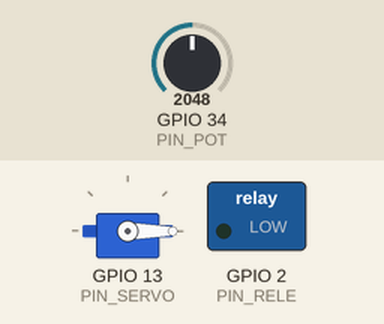
A sketch run on a simulated ESP32. Shown: servo, switched loads named in the sketch (green lamp = pin HIGH). The inputs (shaded band) are chosen by the test bench; at power-on: GPIO 34 (PIN_POT) = 2048. WiFi joins after 1.5 s; servers stay silent unless stated; network time is answered at once with the bench clock; the local clock reads 2024-03-15 10:24:30 at power-on unless the sketch sets it; no MQTT or app messages arrive unless stated; what the sketch prints to the serial monitor is not drawn.

Above: at 2.7 s.
2.8 s: GPIO 34 (PIN_POT) set to 1063
5.8 s: GPIO 34 (PIN_POT) set to 968
At 7.1 s:
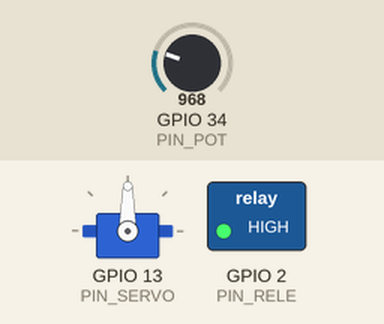
8.8 s: GPIO 34 (PIN_POT) set to 1228
At 11.1 s:
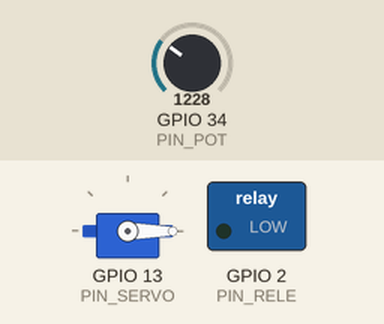
12.3 s: GPIO 34 (PIN_POT) set to 491
At 14.4 s:
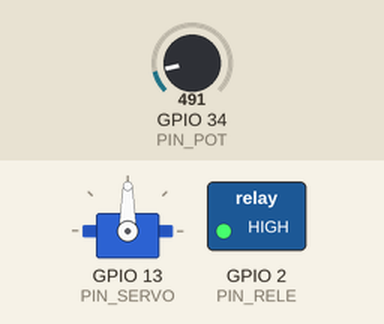
Timing chart, 0 to 15.9 s (numbered marks = the images above; inputs shaded):
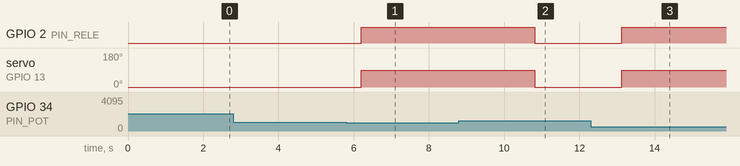

The sketch:

simulacao.ino
```cpp
#include <WiFi.h>
#include <PubSubClient.h>
#include <NTPClient.h>
#include <WiFiUdp.h>
#include <ESP32Servo.h>

// --- Configurações e Pinos ---
const char* ssid = "Wokwi-GUEST";
const char* password = "";
const char* mqtt_server = "broker.hivemq.com"; // Endereço do broker MQTT; utilize "broker.hivemq.com" para testes em ambiente público
const char* deviceName = "ESP32_Irrigacao_Gabriel"; // Quando mqtt_server == "broker.hivemq.com" utilize um deviceName diferente de "ESP32" para evitar conflito no broker publico.

const int PIN_POT = 34;
const int PIN_RELE = 2;
const int PIN_SERVO = 13;

// --- Objetos ---
WiFiClient espClient;
PubSubClient client(espClient);
WiFiUDP ntpUDP;
NTPClient timeClient(ntpUDP, "pool.ntp.org", -10800, 60000);
Servo servo;

// --- 1. MÓDULO DE TEMPO E COMUNICAÇÃO ---

void getISO8601Timestamp(char* buffer) {
  time_t rawTime = (time_t)timeClient.getEpochTime();
  struct tm *ptm = localtime(&rawTime);
  sprintf(buffer, "%04d-%02d-%02dT%02d:%02d:%02dZ",
          ptm->tm_year + 1900, ptm->tm_mon + 1, ptm->tm_mday,
          ptm->tm_hour, ptm->tm_min, ptm->tm_sec);
}

void enviarTelemetria(float valorUmidade) {
  char timestamp[25];
  getISO8601Timestamp(timestamp);

  char msg[256];
  sprintf(msg, "{\"deviceID\":\"%s\",\"propriedade\":\"Umidade\",\"valor\":%.2f,\"statusBomba\":\"%s\",\"timestamp\":\"%s\"}",
          deviceName, valorUmidade, statusBomba(), timestamp);

  Serial.print("Enviando: ");
  Serial.println(msg);
  client.publish("sensor/umidade", msg);
}

// --- 2. MÓDULO DE LÓGICA ---

float lerUmidade() {
  int analogRaw = analogRead(PIN_POT);
  return analogRaw / 10.0; // Sua conversão atual
}

void moverServo(int angulo) {
  servo.write(angulo);
  delay(300);
}

bool statusBomba(bool estado) {
  digitalWrite(PIN_RELE, estado ? HIGH : LOW);
  return estado;
}

char* statusBomba() {
  if (digitalRead(PIN_RELE) == HIGH) return "ligado";
  else return "desligado";
}

void analisarEAgir(float umidade) {
  // Lógica 1: Controle do Relé (Bomba)
  if(!umidade == 0){

    switch ((int)umidade)
    {
    case 1 ... 102:
      statusBomba(true);
      //Serial.println("Bomba ligada");
      //Serial.println("Critico");
      moverServo(90);
      break;
    case 103 ... 205:
      statusBomba(false);
      //Serial.println("Bomba desligada");
      //Serial.println("Perigo! Solo quase seco");
      moverServo(0);
      break;
    case 206 ... 307:
      statusBomba(false);
      //Serial.println("Bomba desligada");
      //Serial.println("Ideal! Solo úmido");
      moverServo(0);
      break;
    case 308 ... 409:
      statusBomba(false);
      //Serial.println("Bomba desligada");
      //Serial.println("Muito úmido! Solo saturado");
      moverServo(0);
      break;
    default:
      break;
    }
  }else{
    statusBomba(true);
    //Serial.println("Bomba ligada");
    //Serial.println("Critico");
    moverServo(90);
  }

  // Lógica 2: Espaço reservado para o Servo Motor
  // if (umidade < X) { moverServo(90); }
}

// --- 3. INFRAESTRUTURA (WiFi/MQTT) ---

void setup_wifi() {
  Serial.print("\nConectando WiFi...");
  WiFi.begin(ssid, password);
  while (WiFi.status() != WL_CONNECTED) { delay(500); Serial.print("."); }
  Serial.println("\n WiFi OK");
}

void reconnect() {
  while (!client.connected()) {
    Serial.print("Tentando MQTT...");
    if (client.connect(deviceName)) {
      Serial.println(" Conectado");
    } else {
      Serial.print(" Erro: "); Serial.println(client.state());
      delay(5000);
    }
  }
}

// --- CORE DO PROGRAMA ---

void setup() {
  Serial.begin(115200);
  setup_wifi();
  timeClient.begin();

  pinMode(PIN_POT, INPUT);
  pinMode(PIN_RELE, OUTPUT);

  servo.attach(PIN_SERVO);
  servo.write(0);

  client.setServer(mqtt_server, 1883);
}

void loop() {
  if (!client.connected()) reconnect();
  client.loop();
  timeClient.update();

  // Fluxo simplificado e organizado:
  float umidadeAtual = lerUmidade();
  analisarEAgir(umidadeAtual);
  enviarTelemetria(umidadeAtual);

  delay(2000); // Frequência de atualização
}
```

Measured:
- the behaviour switches between 1030 and 1029 on GPIO 34 (PIN_POT) (found by bisection; images 0 and 1)
- after the input at 2.8 s, every drawn part: stays the same
- after the input at 5.8 s, GPIO 2 (PIN_RELE): LOW → HIGH after 0.40 s; servo on GPIO 13 (PIN_SERVO): 0° → 90° after 0.40 s
- after the input at 8.8 s, GPIO 2 (PIN_RELE): HIGH → LOW after 2.0 s; servo on GPIO 13 (PIN_SERVO): 90° → 0° after 2.0 s
- after the input at 12.3 s, GPIO 2 (PIN_RELE): LOW → HIGH after 0.82 s; servo on GPIO 13 (PIN_SERVO): 0° → 90° after 0.82 s
